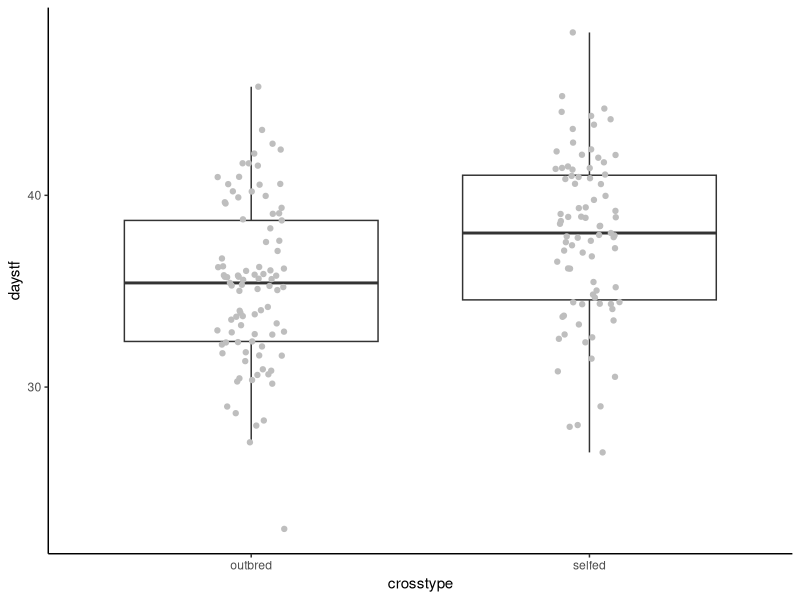
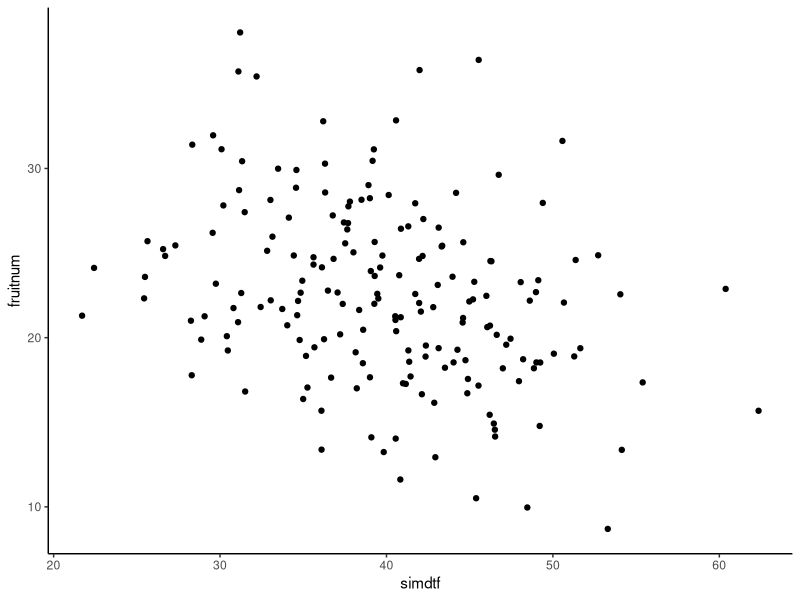

Reproduce these figures in R, in order. (Note: this script raises an error after producing the figures.)
## ---- chunk 1
knitr::opts_chunk$set(echo = TRUE)
## ---- chunk 2
#add parameters
outbred <- rnorm(n=93,mean=35,sd=4.5)
selfed <- rnorm(n=83,mean=38, sd=3.9)

#put everything in a dataframe
df1 <- data.frame(crosstype = c(rep("outbred",93),rep("selfed",83)), daystf = c(outbred,selfed))

#then continue on fitting the model
library(ggplot2)

ggplot(data=df1, aes(x=crosstype, y=daystf))+
  geom_boxplot(outliers = FALSE)+
  geom_jitter(position = position_jitter(width = 0.1),colour="gray")+
  theme_classic()

model1 <- lm(daystf~crosstype, data=df1)
summary(model1)

## ---- chunk 3
#code goes here
simdtf = rnorm(n=186, mean=40, sd=7.5)
fruitnum <- 35+-0.314*simdtf+rnorm(186,mean=0,sd=5)

df2 <- data.frame(simdtf,fruitnum)

ggplot(data=df2, aes(x=simdtf,y=fruitnum))+
  geom_point()+
  theme_classic()

model2 <- lm(fruitnum~simdtf,data=df2)
summary(model2)

## ---- chunk 4

# simulate cross type and date of flowering time
#outbred is 0
df3 <- data.frame(crosstype = c(rep(0,150),rep(1,150)),
                  dtf = rnorm(n=300, mean=40, sd=7.5))

# set parameters
b0 = 35
b1 = -.314
b2 = -5
df3$fruitno = b0+ b1*df2$dtf+ b2*df2$crosstype + rnorm(300,0,3) # simulate fruit type
## ---- chunk 5
#code goes here
model3 <- lm(fruitno ~ dtf*crosstype, data=df3)

library(car)
Anova(model3)


ggplot(df3)+
  aes(x = dtf, y = fruitno, color = as.factor(crosstype)) +
  geom_point() +
  geom_smooth(method = "lm", se=F)+
  theme_classic()
